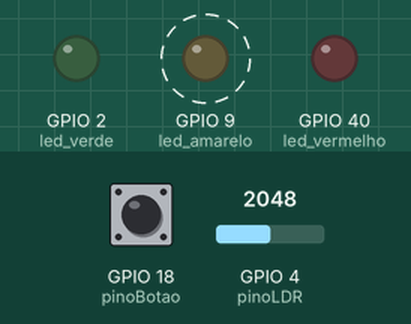
Simulated run of this sketch. Board: ESP32-S3. Shown: output pins drawn as LEDs (lit = HIGH). Dashed ring = blinking. Inputs (shaded band) come from the test bench; at power-on: GPIO 4 (pinoLDR) = 2048, GPIO 18 (pinoBotao) LOW. WiFi joins after 1.5 s; servers stay silent unless stated; what the sketch prints to the serial monitor is not drawn.

Above: at 2.7 s.
2.8 s: GPIO 4 (pinoLDR) set to 624
5.0 s: GPIO 4 (pinoLDR) set to 550
At 5.8 s:
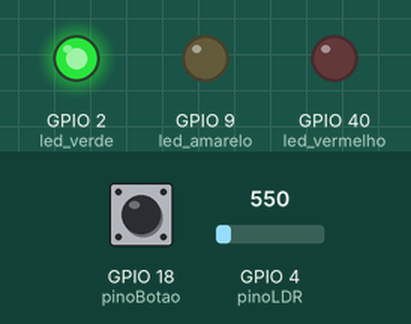
6.5 s: GPIO 4 (pinoLDR) set to 640
At 9.3 s:
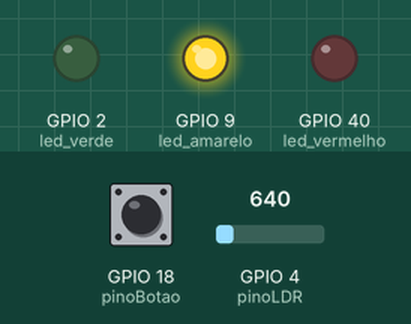
9.5 s: GPIO 4 (pinoLDR) set to 560
At 12.0 s:
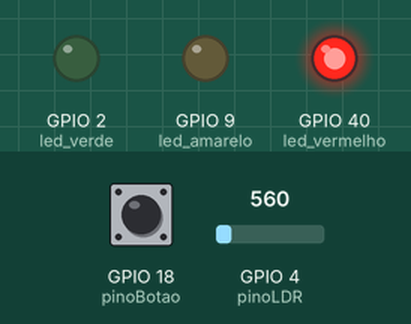
12.5 s: GPIO 18 (pinoBotao) pulled HIGH for 0.15 s
At 14.8 s:
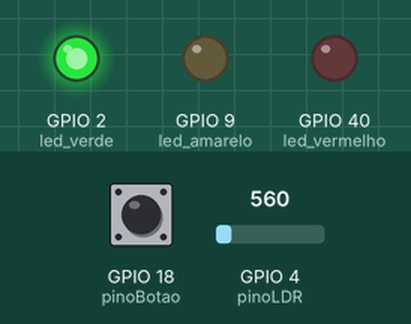
Timing chart, 0 to 16.1 s (numbered marks = the images above; inputs shaded):
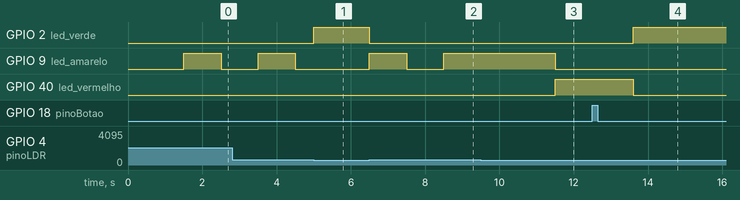

Measured:
- the behaviour switches between 600 and 599 on GPIO 4 (pinoLDR) (found by bisection; images 0 and 1)
- after the input at 5.0 s, GPIO 2 (led_verde): LOW → HIGH at once; GPIO 9 (led_amarelo): stays LOW (without the input it goes to HIGH after 0.50 s)
- after the input at 6.5 s, GPIO 2 (led_verde): HIGH → LOW after 0.00 s instead of 1.5 s; GPIO 9 (led_amarelo): LOW → HIGH after 0.00 s instead of 1.5 s
- after the input at 9.5 s, GPIO 40 (led_vermelho): LOW → HIGH after 2.0 s
- after the input at 12.5 s, GPIO 2 (led_verde): LOW → HIGH after 1.1 s; GPIO 40 (led_vermelho): HIGH → LOW after 1.1 s

The sketch:

sketch.ino
```cpp
#include <WiFi.h>
#include <HTTPClient.h>

#define led_verde 2 // Pino utilizado para controle do led verde
#define led_vermelho 40 // Pino utilizado para controle do led vermelho
#define led_amarelo 9 // Pino utilizado para controle do led amarelo

const int pinoBotao = 18;  // Pino do botão
int estadoBotao = 0;  // Variável de estado do botão
bool botaoFoiPressionado = false;

const int pinoLDR = 4;  // Pino do LDR
int limiteLDR = 600;

//Intervalos de duração de piscagem dos leds
int intervaloAmareloNoite = 1000;
int ultimaPiscadaAmareloNoite = 0;
bool estadoAmarelo = false;
int estadoConvencional = 1;
int ultimaTrocaConvencional = 0;
int intervaloVerde = 3000;
int intervaloAmarelo = 2000;
int intervaloVermelho = 5000;
//Intervalo de debounce;
int intervaloDebounce = 50;
int ultimoApertoBotao = 0;
//Intervalo de apertar o botao no vermelho e contagem de botão
int contagemBotao = 0;

void setup() {

  // Configuração inicial dos pinos para controle dos leds como OUTPUTs (saídas) do ESP32
  pinMode(led_verde, OUTPUT);
  pinMode(led_vermelho, OUTPUT);
  pinMode(led_amarelo, OUTPUT);

  // Inicialização das entradas
  pinMode(pinoBotao, INPUT); // Inicializa o pino do botão como input
  pinMode(pinoLDR, INPUT);

  digitalWrite(led_amarelo, LOW);
  digitalWrite(led_verde, LOW);
  digitalWrite(led_vermelho, LOW);

  Serial.begin(9600); // Configuração para debug por interface serial entre ESP e computador com baud rate de 9600

  WiFi.begin("Wokwi-GUEST", ""); // Conexão à rede WiFi aberta com SSID Wokwi-GUEST.

  while (WiFi.status() != WL_CONNECTED) {
    delay(100);
    Serial.print(".");
  }
  Serial.println(WiFi.status());
  Serial.println("Conectado ao WiFi com sucesso!"); // Considerando que saiu do loop acima, o ESP32 agora está conectado ao WiFi (outra opção é colocar este comando dentro do if abaixo)

}
void modoNoturno() {
  if (ultimaTrocaConvencional != 0) {
    ultimaTrocaConvencional = 0;
  }
  digitalWrite(led_verde, LOW);
  digitalWrite(led_vermelho, LOW);
  if (millis() - ultimaPiscadaAmareloNoite >= intervaloAmareloNoite) {
    ultimaPiscadaAmareloNoite = millis();
    if (estadoAmarelo) {
      digitalWrite(led_amarelo, LOW);
      estadoAmarelo = false;
    } else {
      digitalWrite(led_amarelo, HIGH);
      estadoAmarelo = true;
    }
  }
}
void fazerRequisicao() {
  HTTPClient http;

  String serverPath = "http://www.google.com.br/"; // Endpoint da requisição HTTP

  http.begin(serverPath.c_str());

  int httpResponseCode = http.GET(); // Código do Resultado da Requisição HTTP

  if (httpResponseCode > 0) {
    Serial.print("Código Resposta HTTP: ");
    Serial.println(httpResponseCode);
    String payload = http.getString();
    Serial.println(payload);
  }
  else {
    Serial.print("Erro: ");
    Serial.println(httpResponseCode);
  }
  http.end();
}
void modoConvencional() {
  switch (estadoConvencional) {
    //Caso 1: Farol vermelho
    case 1:
      estadoBotao = digitalRead(pinoBotao);
      if (estadoBotao == HIGH && millis() - intervaloDebounce >= ultimoApertoBotao) {
        Serial.println("Botão pressionado!");
        botaoFoiPressionado = true;
        ultimoApertoBotao = millis();
        contagemBotao++;
      }
      if (contagemBotao >= 3) {
        fazerRequisicao();
        contagemBotao = 0;
      }
      if (botaoFoiPressionado) {
        if (millis() - ultimoApertoBotao >= 1000) {
          digitalWrite(led_verde, HIGH);
          digitalWrite(led_vermelho, LOW);
          ultimaTrocaConvencional = millis();
          estadoConvencional = 2;
          botaoFoiPressionado = false;
          contagemBotao = 0;
        }
        break;
      }
      if (millis() - ultimaTrocaConvencional >= intervaloVermelho || ultimaTrocaConvencional == 0) {
        digitalWrite(led_verde, HIGH);
        digitalWrite(led_vermelho, LOW);
        digitalWrite(led_amarelo, LOW);
        ultimaTrocaConvencional = millis();
        estadoConvencional = 2;
      }
      break;
    //Caso 2: Farol Verde
    case 2:
      if (millis() - ultimaTrocaConvencional >= intervaloVerde) {
        digitalWrite(led_verde, LOW);
        digitalWrite(led_amarelo, HIGH);
        ultimaTrocaConvencional = millis();
        estadoConvencional = 3;
      }
      break;
    //Caso 3: Farol Amarelo
    case 3:
      if (millis() - ultimaTrocaConvencional >= intervaloAmarelo) {
        digitalWrite(led_vermelho, HIGH);
        digitalWrite(led_amarelo, LOW);
        ultimaTrocaConvencional = millis();
        estadoConvencional = 1;
      }
      break;

  }
}
void loop() {
  // Verifica estado do botão
  int ldrstatus = analogRead(pinoLDR);
  if (ldrstatus >= limiteLDR) {
    modoNoturno();

  } else {
    modoConvencional();
  }
}
```
